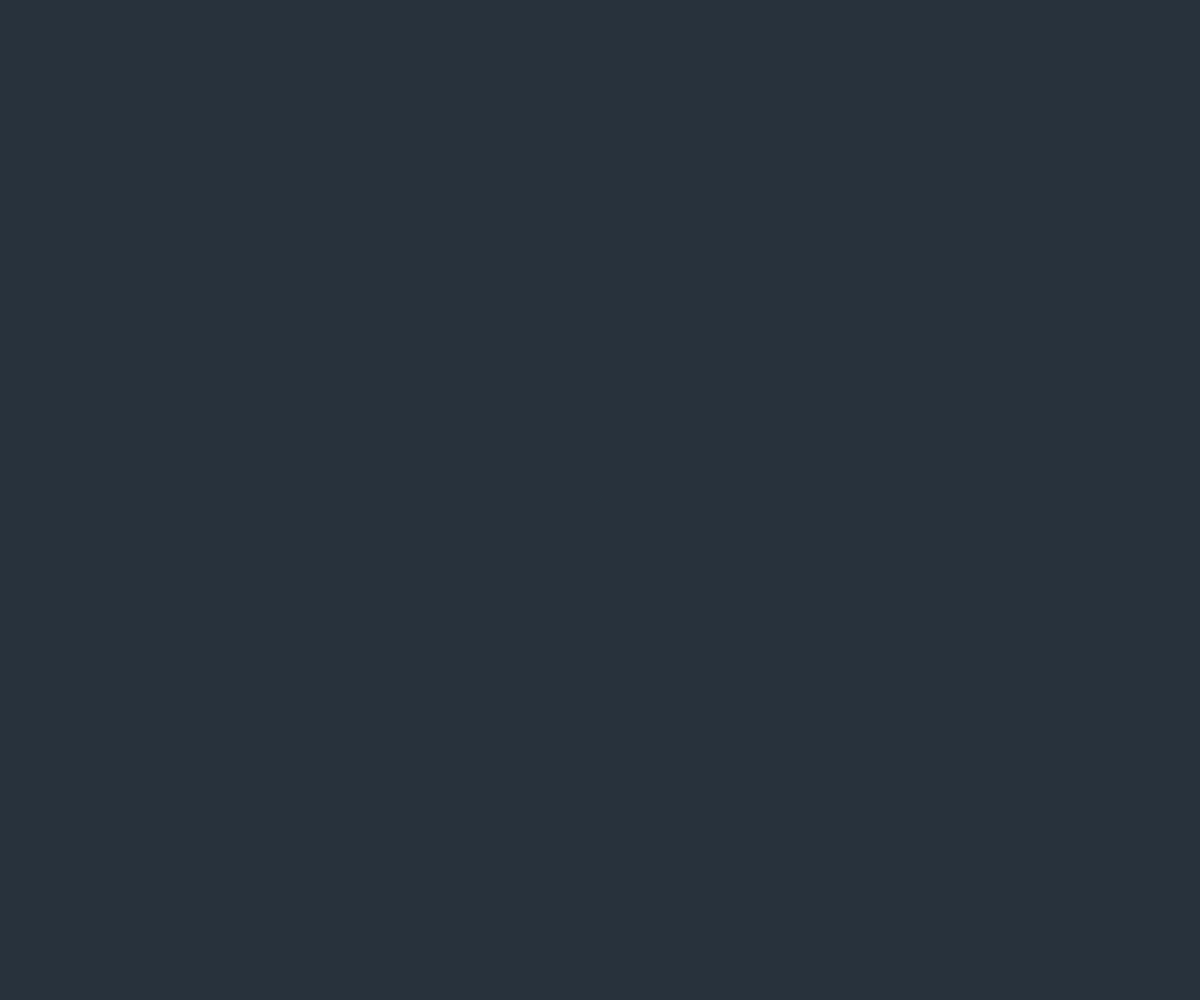
Frame 1 (no input)
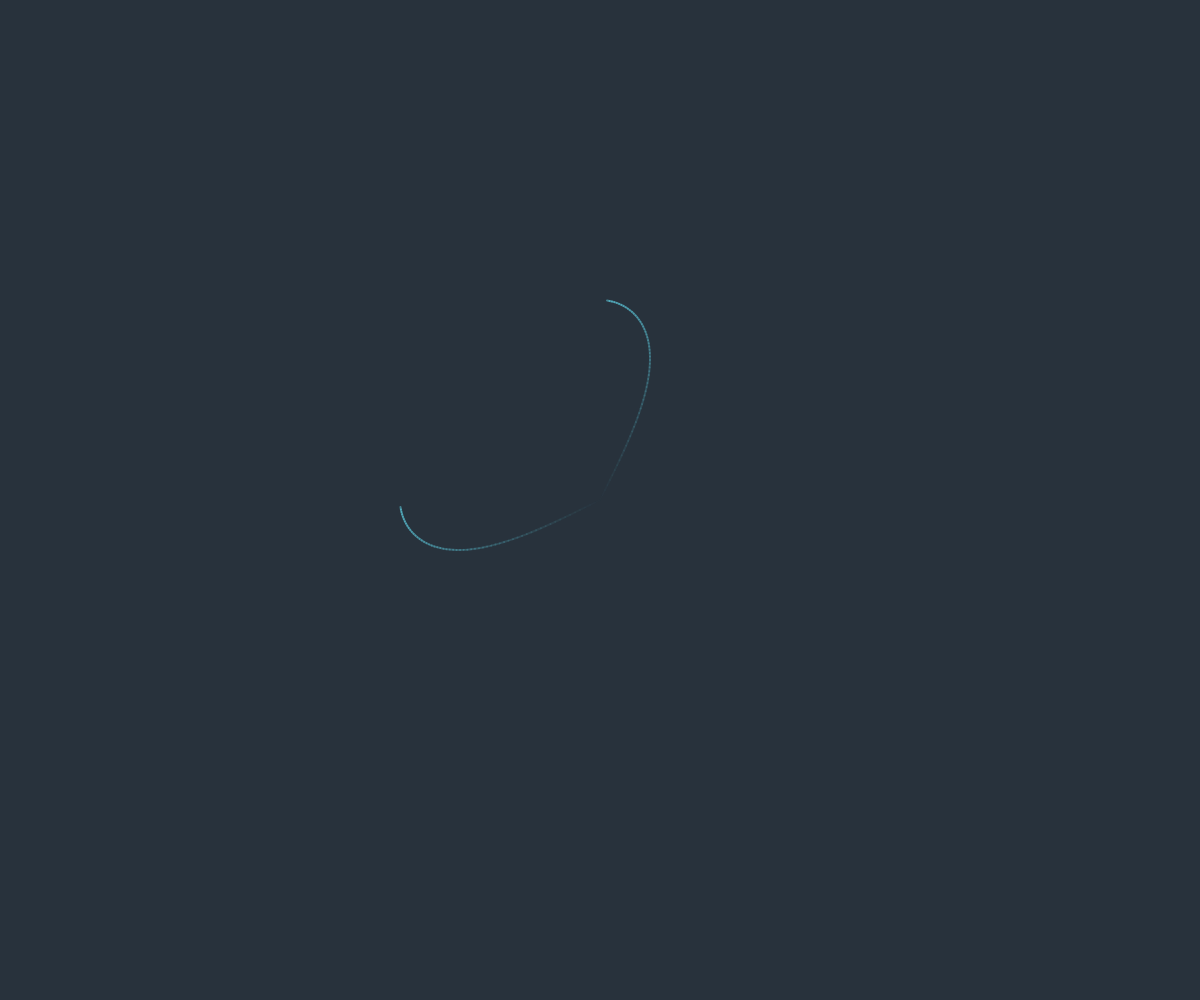
Frame 60 (no input)
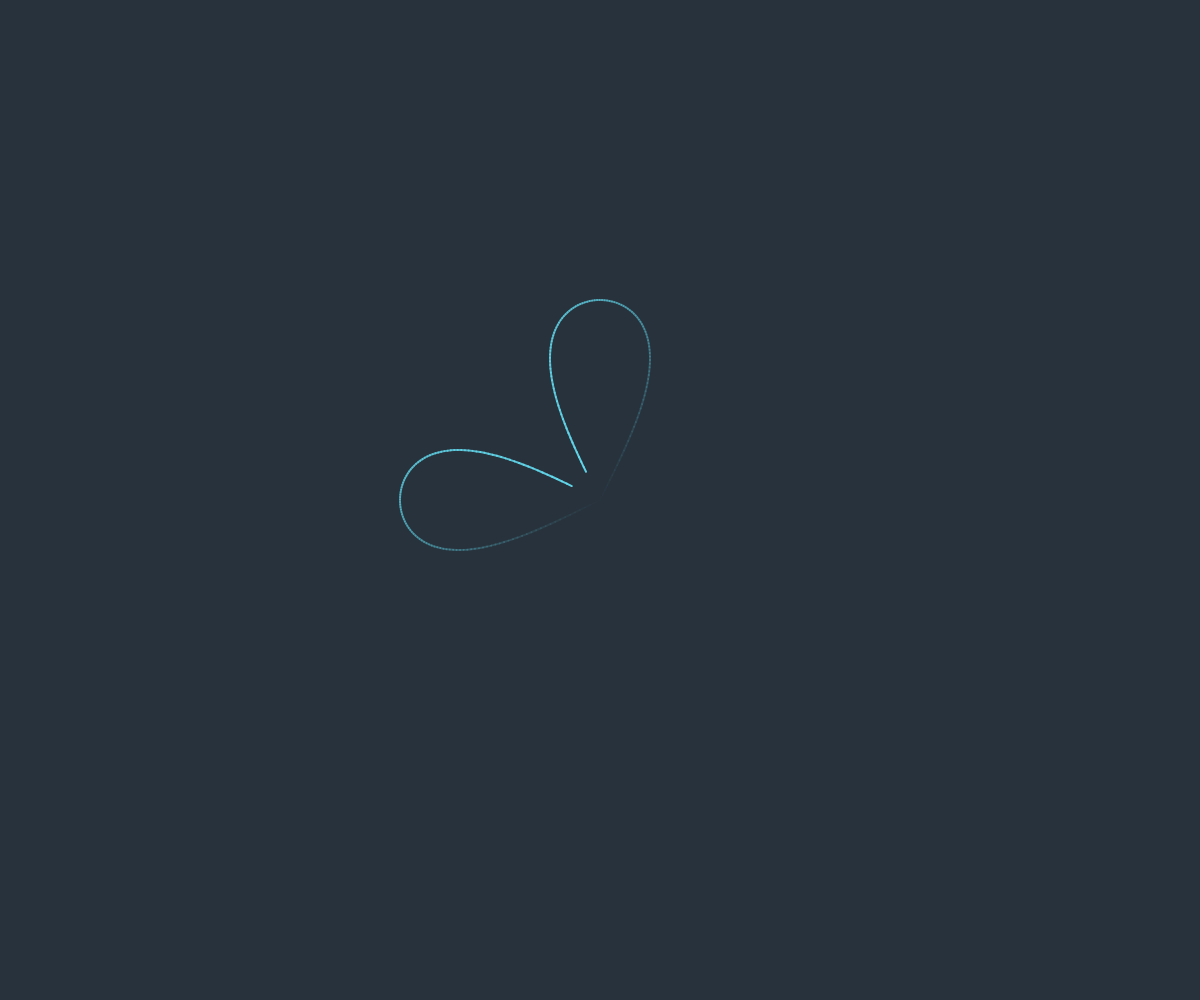
Frame 120 (the mouse pressed at the canvas centre since frame 60)

The p5.js sketch that drew these frames (run headless with seeded random() and noise() and a simulated clock; from frame 60 on, the mouse is pressed at the canvas centre):

// p5.js sketch
// ── sketch.js
var x = 0;
var y = 0;
var t;

var lines = [];

function setup() {
  createCanvas(windowWidth,windowHeight);
  smooth();
  lines.push(new p5.Vector(0,0));
  strokeWeight(2);
}

function draw() {
  background(40,50,60);
  t = frameCount/40;
  translate(width/2, height/2);
  //rotate(-y/200);
  //scale(abs(x/100)+1);
  x = map(sin(t),-1,1,200,-200);
  y = map(sin(t*2),-1,1,-50,50);
  z = map(sin(t),-1,1,-100,100);
  lines.push(new p5.Vector(x,y));
  for (var i = 1; i < lines.length; i++) {
    //strokeWeight(15-i/8);
    stroke(100,220,240, (i*2));
    line(lines[i-1].x, lines[i-1].y, lines[i].x, lines[i].y);
    //line(lines[i-1].y, lines[i-1].y, lines[i].x, lines[i].y);
    line(lines[i-1].y, lines[i-1].x, lines[i].y, lines[i].x);
    //line(lines[i-1].x, lines[i-1].x, lines[i].y, lines[i].x);
  }
  if(lines.length > 120)
        lines.shift();
}
